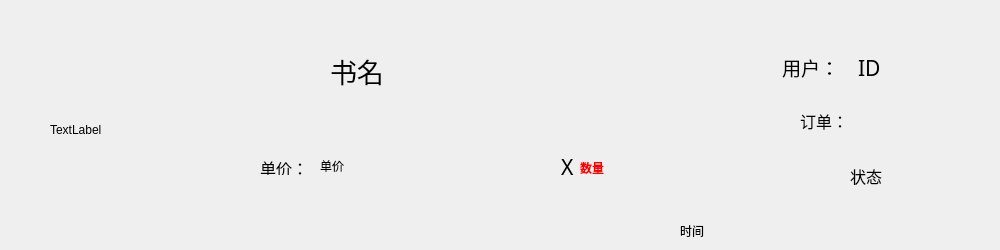
<?xml version="1.0" encoding="UTF-8"?>
<ui version="4.0">
 <class>SellerShoppingitemForm</class>
 <widget class="QWidget" name="SellerShoppingitemForm">
  <property name="geometry">
   <rect>
    <x>0</x>
    <y>0</y>
    <width>1000</width>
    <height>250</height>
   </rect>
  </property>
  <property name="windowTitle">
   <string>Form</string>
  </property>
  <widget class="QLabel" name="lb_price">
   <property name="geometry">
    <rect>
     <x>320</x>
     <y>150</y>
     <width>101</width>
     <height>31</height>
    </rect>
   </property>
   <property name="font">
    <font>
     <family>新宋体</family>
    </font>
   </property>
   <property name="text">
    <string>单价</string>
   </property>
  </widget>
  <widget class="QLabel" name="lb_bookName">
   <property name="geometry">
    <rect>
     <x>330</x>
     <y>50</y>
     <width>401</width>
     <height>41</height>
    </rect>
   </property>
   <property name="font">
    <font>
     <family>华光标题宋_CNKI</family>
     <pointsize>20</pointsize>
    </font>
   </property>
   <property name="text">
    <string>书名</string>
   </property>
  </widget>
  <widget class="QLabel" name="label">
   <property name="geometry">
    <rect>
     <x>260</x>
     <y>160</y>
     <width>72</width>
     <height>15</height>
    </rect>
   </property>
   <property name="font">
    <font>
     <family>华文新魏</family>
     <pointsize>12</pointsize>
    </font>
   </property>
   <property name="text">
    <string>单价：</string>
   </property>
  </widget>
  <widget class="QLabel" name="lb_condition">
   <property name="geometry">
    <rect>
     <x>850</x>
     <y>150</y>
     <width>141</width>
     <height>51</height>
    </rect>
   </property>
   <property name="font">
    <font>
     <family>方正姚体</family>
     <pointsize>12</pointsize>
    </font>
   </property>
   <property name="text">
    <string>状态</string>
   </property>
  </widget>
  <widget class="QLabel" name="label_2">
   <property name="geometry">
    <rect>
     <x>561</x>
     <y>151</y>
     <width>16</width>
     <height>32</height>
    </rect>
   </property>
   <property name="font">
    <font>
     <family>Arial Rounded MT Bold</family>
     <pointsize>16</pointsize>
    </font>
   </property>
   <property name="text">
    <string>X</string>
   </property>
  </widget>
  <widget class="QLabel" name="lb_time">
   <property name="geometry">
    <rect>
     <x>680</x>
     <y>220</y>
     <width>281</width>
     <height>21</height>
    </rect>
   </property>
   <property name="text">
    <string>时间</string>
   </property>
  </widget>
  <widget class="QLabel" name="lb_number">
   <property name="geometry">
    <rect>
     <x>580</x>
     <y>160</y>
     <width>71</width>
     <height>16</height>
    </rect>
   </property>
   <property name="styleSheet">
    <string notr="true">	font-weight:800; 
color:rgb(255,0,0);
</string>
   </property>
   <property name="text">
    <string>数量</string>
   </property>
  </widget>
  <widget class="QLabel" name="lb_bookImage">
   <property name="geometry">
    <rect>
     <x>50</x>
     <y>30</y>
     <width>150</width>
     <height>200</height>
    </rect>
   </property>
   <property name="text">
    <string>TextLabel</string>
   </property>
  </widget>
  <widget class="QLabel" name="label_3">
   <property name="geometry">
    <rect>
     <x>800</x>
     <y>100</y>
     <width>91</width>
     <height>41</height>
    </rect>
   </property>
   <property name="font">
    <font>
     <family>方正粗黑宋简体</family>
     <pointsize>12</pointsize>
    </font>
   </property>
   <property name="text">
    <string>订单：</string>
   </property>
  </widget>
  <widget class="QLabel" name="label_4">
   <property name="geometry">
    <rect>
     <x>782</x>
     <y>54</y>
     <width>69</width>
     <height>26</height>
    </rect>
   </property>
   <property name="sizePolicy">
    <sizepolicy hsizetype="Fixed" vsizetype="Fixed">
     <horstretch>0</horstretch>
     <verstretch>0</verstretch>
    </sizepolicy>
   </property>
   <property name="font">
    <font>
     <family>Baskerville Old Face</family>
     <pointsize>14</pointsize>
    </font>
   </property>
   <property name="text">
    <string>用户：</string>
   </property>
  </widget>
  <widget class="QLabel" name="lb_buyerId">
   <property name="geometry">
    <rect>
     <x>858</x>
     <y>51</y>
     <width>111</width>
     <height>33</height>
    </rect>
   </property>
   <property name="font">
    <font>
     <family>Bahnschrift Light SemiCondensed</family>
     <pointsize>16</pointsize>
    </font>
   </property>
   <property name="text">
    <string>ID</string>
   </property>
  </widget>
 </widget>
 <resources/>
 <connections/>
</ui>
